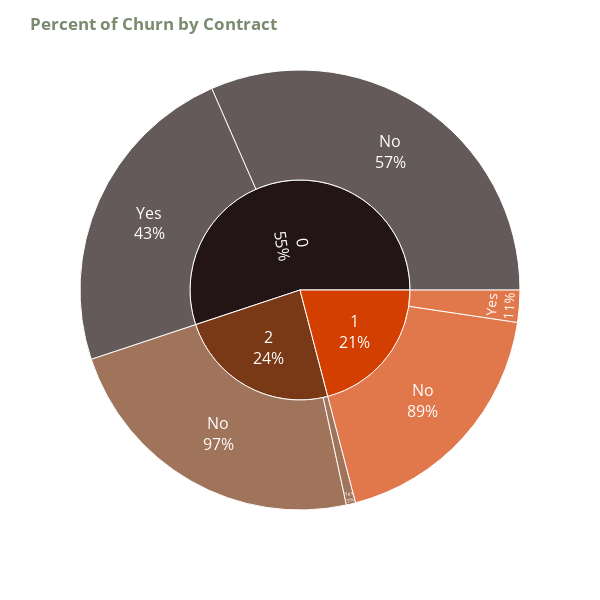

Source (notebook cell):
### Code cell
# calling all function together
plot_percentage('Contract')# percentage of churn rate vs contract
plot_percentage('PaperlessBilling')# percentage of churn rate vs paperless billing
plot_percentage('PaymentMethod')# percentage of churn rate vs payment methods
plot_percentage('PhoneService')# percentage of churn rate vs phone service
plot_percentage('MultipleLines')# percentage of churn rate vs multiplelines
plot_percentage('InternetService')# percentage of churn rate vs internetservice
plot_percentage('OnlineSecurity')# percentage of churn rate vs online security
plot_percentage('OnlineBackup')# percentage of churn rate vs online backup
plot_percentage('DeviceProtection')# percentage of churn rate vs deviceproduction
plot_percentage('TechSupport')# percentage of churn rate vs techsupport
plot_percentage('StreamingTV')# percentage of churn rate vs stremingtv
plot_percentage('StreamingMovies')# percentage of churn rate vs stremingmovies

### Figure 1 — Plotly figure (JSON) as saved in the notebook; plotly's stock layout.template omitted (floating-point values rounded to 4 significant figures)
{"data": [{"branchvalues": "total", "domain": {"x": [0, 1], "y": [0, 1]}, "hovertemplate": "labels=%{label}<br>count=%{value}<br>parent=%{parent}<br>id=%{id}<extra></extra>", "ids": ["0/No", "1/No", "2/No", "0/Yes", "1/Yes", "2/Yes", "0", "1", "2"], "labels": ["No", "No", "No", "Yes", "Yes", "Yes", "0", "1", "2"], "name": "", "parents": ["0", "1", "2", "0", "1", "2", "", "", ""], "textfont": {"size": 16}, "textinfo": "label+percent parent", "type": "sunburst", "values": [2220, 1306, 1637, 1655, 166, 48, 3875, 1472, 1685]}], "layout": {"height": 600, "legend": {"tracegroupgap": 0}, "margin": {"t": 60}, "sunburstcolorway": ["#231515", "#793916", "#D33F00", "#B7D7D7", "#859091"], "title": {"text": "<b style=\"color:#7b8b6f;\">Percent of Churn by Contract</b>"}, "width": 600}}
